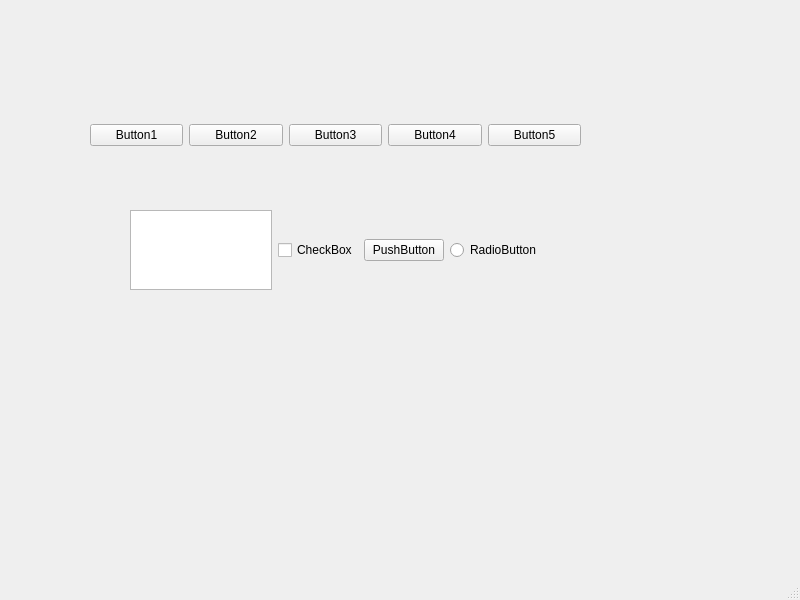
<?xml version="1.0" encoding="UTF-8"?>
<ui version="4.0">
 <class>MainWindow</class>
 <widget class="QMainWindow" name="MainWindow">
  <property name="geometry">
   <rect>
    <x>0</x>
    <y>0</y>
    <width>800</width>
    <height>600</height>
   </rect>
  </property>
  <property name="windowTitle">
   <string>MainWindow</string>
  </property>
  <widget class="QWidget" name="centralwidget">
   <widget class="QWidget" name="horizontalLayoutWidget">
    <property name="geometry">
     <rect>
      <x>130</x>
      <y>210</y>
      <width>411</width>
      <height>80</height>
     </rect>
    </property>
    <layout class="QHBoxLayout" name="horizontalLayout_2">
     <item>
      <widget class="QListWidget" name="listWidget"/>
     </item>
     <item>
      <widget class="QCheckBox" name="checkBox">
       <property name="text">
        <string>CheckBox</string>
       </property>
      </widget>
     </item>
     <item>
      <widget class="QPushButton" name="pushButton_6">
       <property name="text">
        <string>PushButton</string>
       </property>
      </widget>
     </item>
     <item>
      <widget class="QRadioButton" name="radioButton">
       <property name="text">
        <string>RadioButton</string>
       </property>
      </widget>
     </item>
    </layout>
   </widget>
   <widget class="QWidget" name="">
    <property name="geometry">
     <rect>
      <x>90</x>
      <y>100</y>
      <width>491</width>
      <height>71</height>
     </rect>
    </property>
    <layout class="QHBoxLayout" name="horizontalLayout">
     <item>
      <widget class="QPushButton" name="pushButton">
       <property name="text">
        <string>Button1</string>
       </property>
      </widget>
     </item>
     <item>
      <widget class="QPushButton" name="pushButton_2">
       <property name="text">
        <string>Button2</string>
       </property>
      </widget>
     </item>
     <item>
      <widget class="QPushButton" name="pushButton_3">
       <property name="text">
        <string>Button3</string>
       </property>
      </widget>
     </item>
     <item>
      <widget class="QPushButton" name="pushButton_4">
       <property name="text">
        <string>Button4</string>
       </property>
      </widget>
     </item>
     <item>
      <widget class="QPushButton" name="pushButton_5">
       <property name="text">
        <string>Button5</string>
       </property>
      </widget>
     </item>
    </layout>
   </widget>
  </widget>
  <widget class="QMenuBar" name="menubar">
   <property name="geometry">
    <rect>
     <x>0</x>
     <y>0</y>
     <width>800</width>
     <height>23</height>
    </rect>
   </property>
  </widget>
  <widget class="QStatusBar" name="statusbar"/>
 </widget>
 <resources/>
 <connections/>
</ui>
